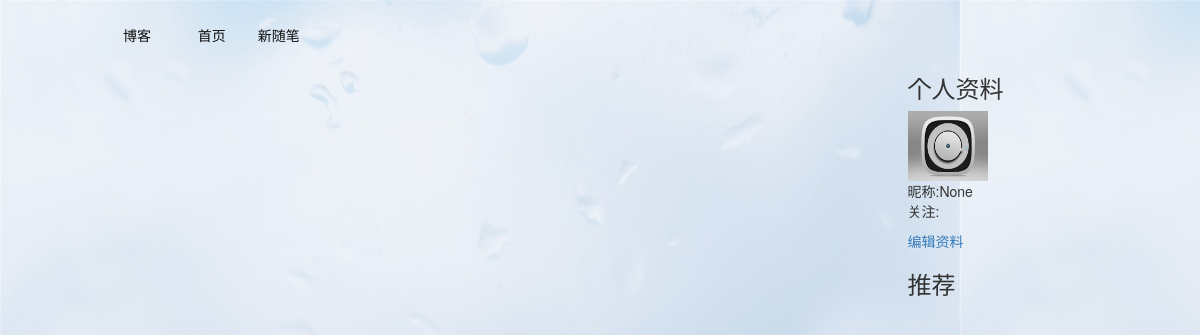
Page /user/zhangsang on the earlier database version.
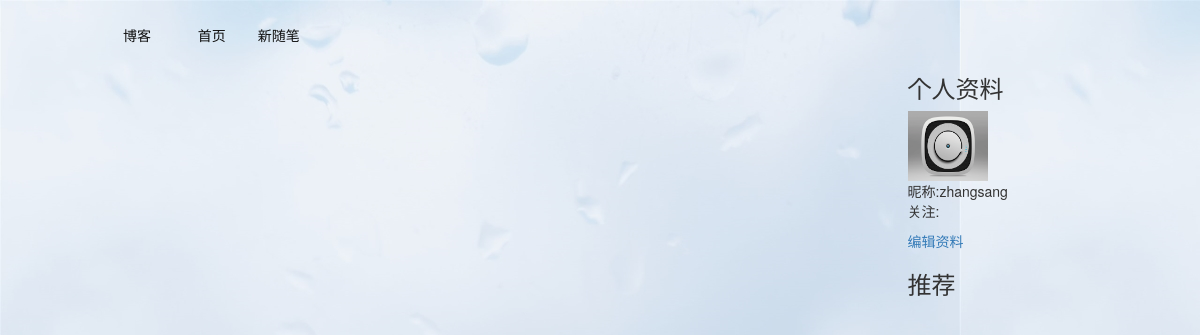
Same page on the later database version.
### app/models.py (models this page shows, shortened)
class User(db.Model):
    __tablename__='users'
    id=db.Column(db.Integer(),primary_key=True,autoincrement=True)
    username=db.Column(db.String(64),unique=True,index=True)
    name=db.Column(db.String(64),default=username,nullable=True)
    password=db.Column(db.String(64),unique=True)
    user_regest_date = db.Column(db.DateTime(), default=datetime.datetime.now())
    user_email=db.Column(db.String(64),nullable=True)
    user_qq=db.Column(db.Integer(),nullable=True,unique=True)
    last_time_login=db.Column(db.DateTime(),default=datetime.datetime.now())
    user_image=db.Column(db.String(252),nullable=True)
    user_token=db.Column(db.String(580),nullable=True)
    posts = db.relationship(
        'Post',
        backref='users',
        lazy='dynamic')
    followed = db.relationship('User',
                               secondary=followers,
                               primaryjoin=(followers.c.follower_id == id),
                               secondaryjoin=(followers.c.followed_id == id),
                               backref=db.backref('followers', lazy='dynamic'),
                               lazy='dynamic')
    comment = db.relationship(
        'Comment',
        backref='users',
        lazy='dynamic')
    def __repr__(self):
        return  self.username

### app/views.py (the view, shortened to what this page needs)
@app.route('/user/<string:username>',methods=['GET','POST'])
@cache.cached(timeout=60*3)
def user(username):
  user_id=User.query.filter_by(username=username).first()
  try:
    posts=Post.query.filter_by(user_id=user_id.id).all()
    tuijian_posts = Post.query.filter_by(user_id=user_id,is_recomment=True).all()
    return render_template('user.html',username=user_id,posts=posts,tuijian_posts=tuijian_posts)
  except:
    return render_template('user.html',username=user_id)

### app/templates/user.html (shortened to what this page needs)
{%extends 'per_base.html'%}
{%block fenlei %}
{% if username.user_image%}
<img  src="{{username.user_image}}" style="height:80px;">
{%else%}
<img src="/static/img/0.jpg" style="height:70px;width:80px">
{%endif%}
<div>昵称:{{username}}</div>
<p>关注:
</p>
<p><a href="{{url_for('editperson')}}">编辑资料</a></p>
{%endblock%}

### app/templates/per_base.html (shortened to what this page needs)
<!DOCTYPE html>
<html lang="en">
<head>
    <link rel="stylesheet" href="http://cdn.static.runoob.com/libs/bootstrap/3.3.7/css/bootstrap.min.css">
</head>
<body background="../static/img/178.jpg">
<div style="margin-left: 9%;margin-top: 15px;text-align: center">
        <ul class="nav nav-pills" >
        <li >
            <a href="{{url_for('home')}}" style="color: #0f0f0f">博客
                <span class="glyphicon glyphicon-home"></span>
            </a>
        </li>
        <li>
            <a href="{{url_for('center_person')}}" style="color: #0f0f0f">首页</a>
        </li>
            <li>
            <a href="{{url_for('new_post')}}" style="color: #0f0f0f">新随笔</a></li>
    </ul>
</div>
<div class="container" style="margin-top: inherit">
    <div class="row">
        <div class="col-md-9">
        </div>
        <div class="col-md-3" style="margin-top: inherit">
             <div>
                <h3>个人资料</h3>
                {% block fenlei %}
                {% endblock %}
            </div>
            <div>
                <h3>推荐</h3>
            </div>
        </div>
    </div>
</div>
</body>
</html>

Differences in the rows shown:
added User: username "zhangsang"
Other differences:
{{ username }}: "None" → (not shown)
